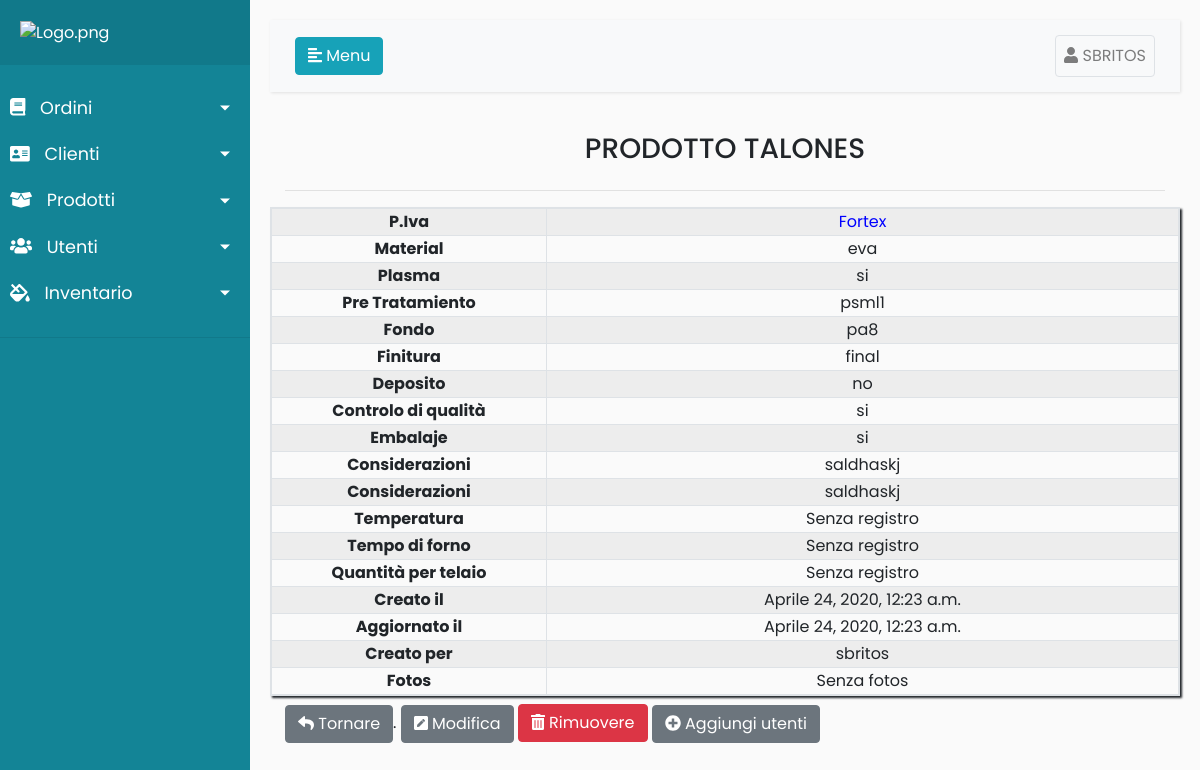
Screenshot of /Productos/detail/1 (signed in) with the database file from the repository.
### Register/models.py (models this page shows)
class Usuarios(AbstractUser):
	telefono = models.CharField(max_length=20,null=True, verbose_name='Teléfono',blank=False)
	class Meta:
		permissions = (('Administrador', 'Administrador'),
					   ('Encargado','Encargado'),
					   ('Pintor','Pintor'),
					   ('Montaje','Montaje'),
					   ('Calidad1','Calidad1'),
					   ('Secretaria','Secretaria'),
					   ('Stock','Stock'),
					   )

### Productos/models.py (models this page shows, shortened)
class Productos(models.Model):
    nombre = models.CharField(blank=False, max_length=50)
    rut = models.ForeignKey(Clientes, on_delete=models.CASCADE)
    material = models.CharField(blank=True, max_length=50)
    plasma = models.CharField(blank=True, max_length=50)
    preTratamiento = models.ManyToManyField(Stock,related_name='+',blank=True)
    fondo = models.ManyToManyField(Stock,related_name="+",blank=True)
    finitura = models.ManyToManyField(Stock,blank=True)
    deposito = models.CharField(blank=True, max_length=150)
    controlCalidad = models.CharField(blank=True, max_length=50)
    embalaje = models.CharField(blank=True, max_length=50)
    consideraciones = models.TextField(blank=True)
    temperatura = models.IntegerField(blank=True,null=True)
    tiempo_horno = models.IntegerField(blank=True,null=True)
    fotos = models.ImageField(blank=True)
    telaio = models.PositiveSmallIntegerField(blank=True,null=True)
    created = models.DateTimeField(auto_now_add=True)
    updated = models.DateTimeField(auto_now=True,blank=True)
    usuarios = models.ForeignKey(Usuarios, verbose_name=("Creado por "), on_delete=models.CASCADE)
    history = HistoricalRecords()

### Clientes/models.py (models this page shows)
class Clientes(models.Model):
	TIPO_CLIENTE = (
		('Oro','Oro'),
		('Plata','Plata'),
		('Bronce','Bronce'),
		)
	rut = models.IntegerField(primary_key=True,blank=False,null=False)
	nombre_organizacion = models.CharField(max_length=50,blank=False,null=False)
	nombre = models.CharField(max_length=50, blank=False,null=False)
	apellido = models.CharField(max_length=50,blank=False,null=False)
	direccion1 = models.CharField(max_length=150,blank=True,null=False)
	direccion2 = models.CharField(max_length=150, blank=True,null=False)
	ciudad = models.CharField(max_length=20,blank=True,null=False)
	telefono = models.CharField(max_length=20,blank=True,null=False)
	celular = models.CharField(max_length=20,blank=True,null=False)
	email = models.EmailField(max_length=254, blank=True,null=False)
	tipo_cliente = models.CharField(max_length=10,choices=TIPO_CLIENTE,null=False)
	usuarios = models.ForeignKey(settings.AUTH_USER_MODEL,null=True, verbose_name=("Creado por "),on_delete=models.CASCADE)
	history = HistoricalRecords()
	def __str__(self):
		return self.nombre_organizacion

### Stock/models.py (models this page shows)
class Stock(models.Model):
    TIPO_PRODUCTO = (
        ('Fondo','Fondo'),
        ('Finitura','Finitura'),
        ('Pre_tratamiento','Pre_tratamiento'),
    )
    nombre = models.CharField(max_length=100,null=False,blank=False)
    descripcion = models.TextField(blank=True,null=True)
    cantidad = models.PositiveIntegerField(blank=False,null=False)
    tipo_de_producto = models.CharField(choices=TIPO_PRODUCTO,max_length=15,blank=True,null=True)
    proveedor = models.CharField(max_length=50,null=False,blank=False)
    precio = models.FloatField(null=True,blank=True)
    def __str__(self):
        return self.nombre

### Productos/views.py (the view)
# urls.py: path('Productos/detail/<int:pk>',login_required(DetailProductosView.as_view()), name='detailProductos'),
class DetailProductosView(DetailView):
    form_class = ProductosForm
    model = Productos
    template_name = 'productos/detailProductos.html'

### Productos/templates/productos/detailProductos.html (shortened to what this page needs)
{%extends 'register/index.html'%}
{%load static%}
{% load widget_tweaks %}
{%block content%}
<div class="container">
    <div class="d-flex justify-content-center">
        <h3>PRODOTTO {{object.nombre|upper }}</h3>
    </div>
    <hr>
</div>
<table class="table-responsive  table-striped table-bordered" style="box-shadow:2px 2px 2px;">
    <form method="post" action="{%url 'deleteProductos' object.id %}">
        <tbody>
        <tr>
            <th class="text-center" style="width:20rem">P.Iva</a></th>
            <td class="text-center" style="width:50rem;color: blue;"><a href="{%url 'detailClientes' object.rut.rut%}">{{object.rut}}</a></td>
        </tr>
        <tr>
            <th class="text-center" style="width:20rem">Material</th>
            <td class="text-center" style="width:50rem">{{object.material}}</td>
        </tr>
        <tr>
            <th class="text-center" style="width:20rem">Plasma</th>
            <td class="text-center" style="width:50rem">{{object.plasma}}</td>
        </tr>
        <tr>
            <th class="text-center" style="width:20rem">Pre Tratamiento</th>
            <td class="text-center" style="width:50rem">{% for i in object.preTratamiento.all%} {{i}} {%endfor%}</td>
        </tr>
        <tr>
            <th class="text-center" style="width:20rem">Fondo</th>
            <td class="text-center" style="width:50rem">{% for i in object.fondo.all%} {{i}} {%endfor%}</td>
        </tr>
        <tr>
            <th class="text-center" style="width:20rem">Finitura</th>
            <td class="text-center" style="width:50rem">{% for i in object.finitura.all%} {{i}} {%endfor%}</td>
        </tr>
        <tr>
            <th class="text-center" style="width:20rem">Deposito</th>
            <td class="text-center" style="width:50rem">{{object.deposito}}
            </td>
        </tr>
        <tr>
            <th class="text-center" style="width:20rem">Controlo di qualità</th>
            <td class="text-center" style="width:50rem">{{object.controlCalidad}}</td>
        </tr>
        <tr>
            <th class="text-center" style="width:20rem">Embalaje</th>
            <td class="text-center" id="superuser" style="width:50rem">{{object.embalaje}}</td>
        </tr>
        <tr>
            <th class="text-center" style="width:20rem">Considerazioni</th>
            <td class="text-center" style="width:50rem">{{object.consideraciones}}</td>
        </tr>
        <tr>
            <th class="text-center" style="width:20rem">Considerazioni</th>
            <td class="text-center" style="width:50rem">{{object.consideraciones}}</td>
        </tr>
        <tr>
            <th class="text-center" style="width:20rem">Temperatura</th>
            <td class="text-center" style="width:50rem">{%if object.temperatura == None%}Senza registro{%else%}{{object.temperatura}}{%endif%}</td>
        </tr>
        <tr>
            <th class="text-center" style="width:20rem">Tempo di forno</th>
            <td class="text-center" style="width:50rem">{%if object.tiempo_horno == None%}Senza registro{%else%}{{object.tiempo_horno}}{%endif%}</td>
        </tr>
        <tr>
            <th class="text-center" style="width:20rem">Quantità per telaio</th>
            <td class="text-center" style="width:50rem">{%if object.telaio == None%}Senza registro{%else%}{{object.telaio}}{%endif%}</td>
        </tr>
        <tr>
            <th class="text-center" style="width:20rem">Creato il</th>
            <td class="text-center" style="width:50rem">{{object.created}}</td>
        </tr>
        <tr>
            <th class="text-center" style="width:20rem">Aggiornato il</th>
            <td class="text-center" style="width:50rem">{%if object.updated == None%}Senza aggiornamento{%else%}{{object.updated}}{%endif%}</td>
        </tr>
        <tr>
            <th class="text-center" style="width:20rem">Creato per</th>
            <td class="text-center" style="width:50rem">{{object.usuarios}}</td>
        </tr>
        <tr>
            <th class="text-center" style="width:20rem">Fotos</th>
            <td class="text-center" style="width:50rem">{%if object.fotos == "" %}Senza fotos{%else%}{{object.fotos}}{%endif%}</td>
        </tr>
        </tbody>
    </form>
</table>
<div class="container mt-2">
    <a href="javascript:history.back(-1);" id="jamaica3"
       class="btn btn-secondary"><i id="japon3" class="fa fa-reply"></i> Tornare</a>.
    {%if perms.Register.Administrador or perms.Register.Encargado or perms.Register.Secretaria%}
    <a class="btn btn-secondary " id="jamaica2" href="{%url 'updateUsuario' object.id %}"><i id="japon2" class="fas fa-pen-square"></i> Modifica</a>
    {%endif%}
    {% if perms.Register.Administrador %}
    <button id="jamaica1" class="btn btn-danger " style="margin-bottom:2px;" data-toggle="modal"
            data-target="#exampleModal1" type="button"><i id="japon1" class="fas fa-trash-alt"></i> Rimuovere</button>
    {%endif%}
{%if perms.Register.Administrador or perms.Register.Encargado or perms.Register.Secretaria%}
    <a href="{%url 'createUsuario'%}" id="jamaica" class="btn btn-secondary"><i id="japon" class="fas fa-plus-circle"></i> Aggiungi utenti</a>
{%endif%}
</div>
{%endblock%}

### Register/templates/register/index.html (shortened to what this page needs)
<!DOCTYPE html>
<html>
<head>
    <link rel="stylesheet" href="https://stackpath.bootstrapcdn.com/bootstrap/4.1.0/css/bootstrap.min.css"
>
    <link rel="stylesheet" href="https://ajax.googleapis.com/ajax/libs/jquerymobile/1.4.5/jquery.mobile.min.css">
</head>
<body>
<div class="wrapper">
    <nav id="sidebar">
        <div class="sidebar-header" style="border-color:#fff;">
            <a href="{%url 'listarOrden'%}"><img src="http://www.fortexsrl.it/wp-content/uploads/2013/05/logo1.png" width="100%"
                             alt="Logo.png"></a>
        </div>
        <ul class="list-unstyled components">
            <li class="">
                <a href="#homeSubmenu" data-toggle="collapse" aria-expanded="false" class="dropdown-toggle">
                    <i class="fas fa-book"></i>
                    Ordini
                </a>
            </li>
            <li>
                <a href="#pageClienti" data-toggle="collapse" aria-expanded="false" class="dropdown-toggle">
                    <i class="fas fa-address-card"></i>
                    Clienti
                </a>
                <a href="#pageSubmenu" data-toggle="collapse" aria-expanded="false" class="dropdown-toggle">
                    <i class="fas fa-box-open"></i>
                    Prodotti
                </a>
            </li>
            <li>
                <a href="#pageUtenti" data-toggle="collapse" aria-expanded="false" class="dropdown-toggle">
                    <i class="fas fa-users"></i>
                    Utenti
                </a>
            </li>
            <li>
                <a href="#pageInventario" data-toggle="collapse" aria-expanded="false" class="dropdown-toggle">
                    <i class="fas fa-fill-drip"></i>
                    Inventario
                </a>
            </li>
        </ul>
    </nav>
    <div id="content">
        <nav class="navbar navbar-expand-lg navbar-light bg-light">
            <div class="container-fluid">
                <button type="button" id="sidebarCollapse" class="btn btn-info">
                    <i class="fas fa-align-left"></i>
                    <span>Menu</span>
                </button>
                <div class="collapse navbar-collapse" id="navbarSupportedContent">
                    <ul class="nav navbar-nav ml-auto">
                        <li class="nav-item">
                            <a href="#pageInventario1" data-toggle="collapse"  style="background:None;"
                               aria-expanded="true"
                               class=" nav-link dropdown border rounded ">
                                <i class="fas fa-user"></i>
                                {{user|upper}}
                            </a>
                        </li>
                    </ul>
                </div>
            </div>
        </nav>
        {%block content%}{%endblock%}
    </div>
</div>
</body>
</html>

### Register/templates/register/index.html (style rules this page uses)
body { font-family: 'Poppins', sans-serif; background: #fafafa; }
a, a:hover, a:focus { color: inherit; text-decoration: none; transition: all 0.3s; }
.navbar { padding: 15px 10px; background: #fff; border: none; border-radius: 0; margin-bottom: 40px; box-shadow: 1px 1px 3px rgba(0, 0, 0, 0.1); }
i, span { display: inline-block; }
.wrapper { display: flex; align-items: stretch; }
#sidebar { min-width: 250px; max-width: 250px; background: #138496; color: #fff; transition: all 0.3s; }
#sidebar ul li a { text-align: left; }
#sidebar .sidebar-header { padding: 20px; background: #11798a; }
#sidebar ul.components { padding: 20px 0; border-bottom: 1px solid #11798a; }
#sidebar ul li a { padding: 10px; font-size: 1.1em; display: block; }
#sidebar ul li a i { margin-right: 10px; }
#sidebar ul li.active>a, a[aria-expanded="true"] { color: #fff; background: #138496; }
a[data-toggle="collapse"] { position: relative; }
.dropdown-toggle::after { display: block; position: absolute; top: 50%; right: 20px; transform: translateY(-50%); }
#content { width: 100%; padding: 20px; min-height: 100vh; transition: all 0.3s; }

### rows the page displays
Usuarios: username "SBRITOS"
Productos: nombre "TALONES", rut "Fortex", material "eva", plasma "si", deposito "no", controlCalidad "si", embalaje "si", consideraciones "saldhaskj", created "Aprile 24, 2020, 12:23 a.m.", updated "Aprile 24, 2020, 12:23 a.m.", usuarios "sbritos"
Stock: nombre "psml1"
Stock: nombre "pa8"
Stock: nombre "final"
